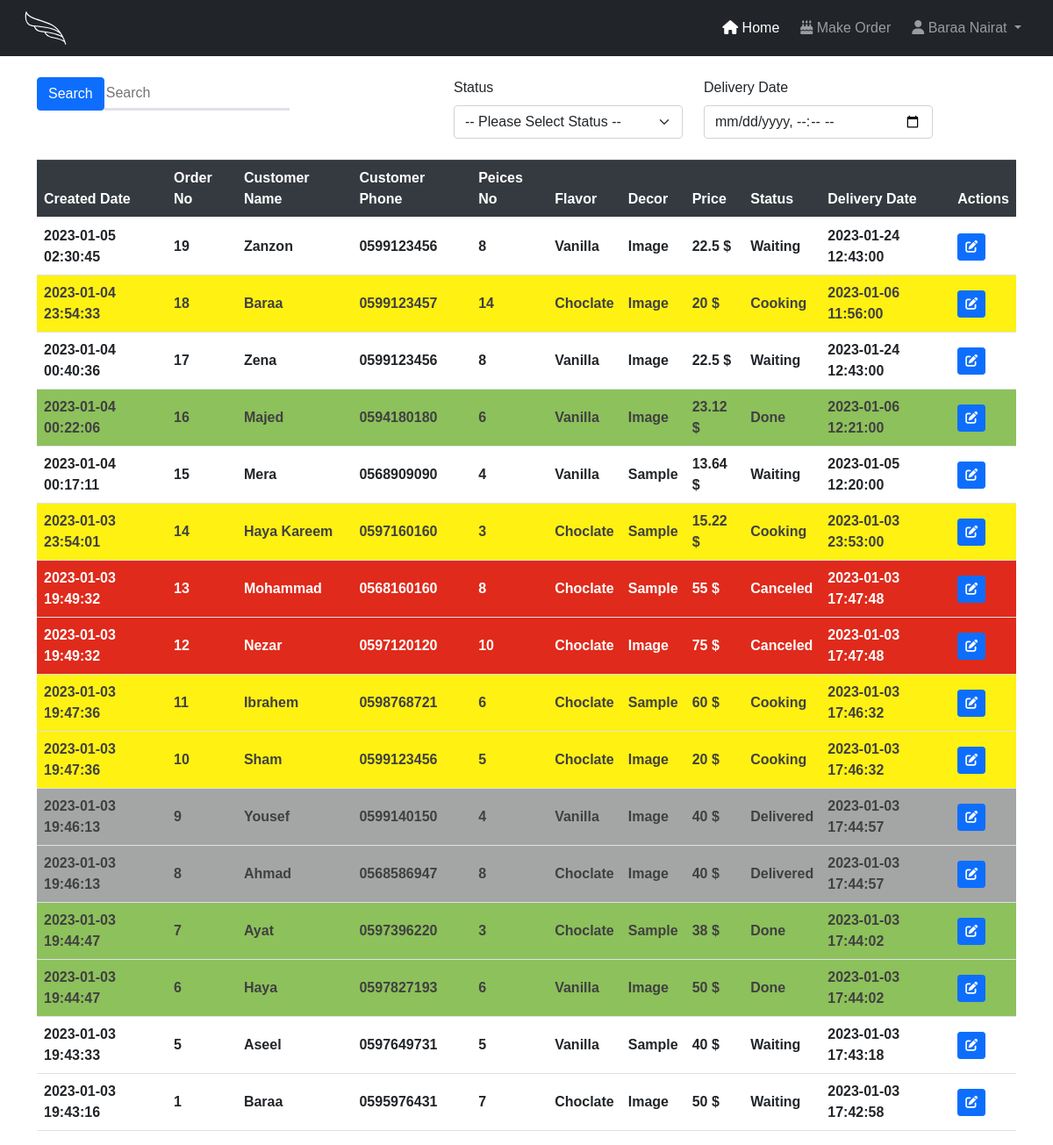
The app's page /index.php (signed in) with its own data.
### tables this page shows
CREATE TABLE IF NOT EXISTS `orders` (
  `id` int(11) NOT NULL AUTO_INCREMENT,
  `customerName` varchar(512) NOT NULL,
  `customerPhone` varchar(15) NOT NULL,
  `deliveryDate` datetime NOT NULL,
  `numberOfPieces` int(11) NOT NULL,
  `flavorId` int(11) NOT NULL,
  `decorId` int(11) NOT NULL,
  `price` float NOT NULL,
  `statusId` int(11) NOT NULL,
  `createdDate` datetime NOT NULL DEFAULT CURRENT_TIMESTAMP,
  PRIMARY KEY (`id`),
  KEY `orders_flafor_flavorId_index` (`flavorId`),
  KEY `orders_decors_decorId_index` (`decorId`),
  KEY `orders_statuses_statusId_index` (`statusId`)
);

CREATE TABLE IF NOT EXISTS `flavor` (
  `id` int(11) NOT NULL AUTO_INCREMENT,
  `flavorName` varchar(512) NOT NULL,
  PRIMARY KEY (`id`)
);

CREATE TABLE IF NOT EXISTS `decors` (
  `id` int(11) NOT NULL AUTO_INCREMENT,
  `decorName` varchar(512) NOT NULL,
  PRIMARY KEY (`id`)
);

CREATE TABLE IF NOT EXISTS `statuses` (
  `id` int(11) NOT NULL AUTO_INCREMENT,
  `statusName` varchar(512) NOT NULL,
  PRIMARY KEY (`id`)
);

### index.php (the view, shortened to what this page needs)
<?php
    include('conn.php');
?>
<!DOCTYPE html>
<html lang="en">
<head>
    <?php include('headers.php'); ?>
    <link rel="stylesheet" href="index.css">
</head>
<body>
    <?php include('navBar.php'); ?>
    <div class='container'>
        <form method = "GET">
            <div class = "row">
                <div class = "col-md-5">
                    <div class="d-flex">
                        <button name = "searchBtn" class="btn btn-primary" type="submit">Search </button>
                        <input class="border border-3 border-top-0 border-start-0 border-end-0"
                            value = "<?php if(isset($_GET['searchBtn'])) echo($_GET['search']); ?>" name = "search" type="search" placeholder="Search" aria-label="Search" style=" outline: none;">
                    </div>
                </div>
                <div class = "col-md-3">
                    <label for="status">Status</label>
                    <select class="form-select" aria-label="Default select example" id= "status" name = "status">
                        <option value = "0">-- Please Select Status --</option>
                    </select>
                </div>
                <div class = "col-md-3">
                <label for="deliveryDate">Delivery Date</label>
                    <input type="datetime-local" class="form-control" id="deliveryDate" name = "deliveryDate" placeholder="delivery Date" value = <?php if(isset($_GET['searchBtn'])) echo($_GET['deliveryDate']); ?>>
                </div>
            </div>
        </form>
        <br>
        <table class="table">
        <thead class="thead-dark">
            <tr>
            <th scope="col">Created Date</th>
            <th scope="col">Order No</th>
            <th scope="col">Customer Name</th>
            <th scope="col">Customer Phone</th>
            <th scope="col">Peices No</th>
            <th scope="col">Flavor</th>
            <th scope="col">Decor</th>
            <th scope="col">Price</th>
            <th scope="col">Status</th>
            <th scope="col">Delivery Date</th>
            <th scope="col">Actions</th>
            </tr>
        </thead>
        <tbody>
            <?php
                $sql = "SELECT o.createdDate, o.id, o.customerName, o.customerPhone, o.numberOfPieces, f.flavorName, de.decorName, o.price, st.id, st.statusName, o.deliveryDate "
                ."FROM orders o JOIN flavor AS f ON o.flavorId = f.id JOIN decors AS de ON o.decorId = de.id JOIN statuses AS st ON o.statusId = st.id ";
                $sql = $sql ."ORDER BY o.id DESC";
                $result = mysqli_query($con,$sql);
                while( $row = mysqli_fetch_array($result)) {
                    ?>
                    <tr
                    style = "background-color: <?php
                    if($row[8] == 2)
                        echo('#FFF112; color: #404040');
                    else if($row[8] == 3)
                        echo('#8DC15C; color: #404040');
                    else if ($row[8] == 4)
                        echo('#A4A5A5; color: #404040');
                    else if ($row[8] == 5)
                        echo('#E02A1B; color: white');
                    ?>">
                        <td style = 'vertical-align: middle; font-weight: bold'><?php echo($row[0]); ?> </th>
                        <td style = 'vertical-align: middle; font-weight: bold'><?php echo($row[1]); ?> </th>
                        <td style = 'vertical-align: middle; font-weight: bold'><?php echo($row[2]); ?></td>
                        <td style = 'vertical-align: middle; font-weight: bold'><?php echo($row[3]); ?></td>
                        <td style = 'vertical-align: middle; font-weight: bold'><?php echo($row[4]); ?></td>
                        <td style = 'vertical-align: middle; font-weight: bold'><?php echo($row[5]); ?></td>
                        <td style = 'vertical-align: middle; font-weight: bold'><?php echo($row[6]); ?></td>
                        <td style = 'vertical-align: middle; font-weight: bold'><?php echo($row[7]. ' $' ); ?></td>
                        <td style = 'vertical-align: middle; font-weight: bold'><?php echo($row[9]); ?></td>
                        <td style = 'vertical-align: middle; font-weight: bold'><?php echo($row[10]); ?></td>
                        <td style = 'vertical-align: middle; font-weight: bold'> <a href="editOrder.php?id=<?php echo($row[1]); ?>" class= "btn btn-primary btn-sm"><i class="fa-solid fa-pen-to-square"></i></a> </td>
                    </tr>
             <?php } ?>
        </tbody>
        </table>
    </div>
</body>
</html>

### headers.php (shortened to what this page needs)
<link rel="stylesheet" href="https://cdn.jsdelivr.net/npm/bootstrap@4.6.2/dist/css/bootstrap.min.css">
<link href="https://cdn.jsdelivr.net/npm/bootstrap@5.1.3/dist/css/bootstrap.min.css" rel="stylesheet">
<link rel="stylesheet" href="https://cdnjs.cloudflare.com/ajax/libs/font-awesome/6.2.1/css/all.min.css" />
<link href="https://cdn.jsdelivr.net/npm/bootstrap@5.0.2/dist/css/bootstrap.min.css" rel="stylesheet">

### navBar.php (shortened to what this page needs)
<nav class="navbar navbar-expand-lg navbar-dark bg-dark">
  <div class="container-fluid">
    <a class="navbar-brand" href="#"></a>
    <div class="collapse navbar-collapse" id="navbarNav">
      <ul class="navbar-nav ms-md-auto gap-2">
        <li class="nav-item rounded">
          <a class="nav-link active" aria-current="page" href="index.php"><i class="fa-solid fa-house"></i> Home</a>
        </li>
        <li class="nav-item rounded">
          <a class="nav-link" href="createOrder.php"><i class="fa-solid fa-cake-candles"></i> Make Order</a>
        </li>
        <li class="nav-item dropdown rounded">
          <a class="nav-link dropdown-toggle" href="#" id="navbarDropdown" role="button" data-bs-toggle="dropdown" aria-expanded="false">
            <i class="fa-solid fa-user"></i>
            <?php if(isset($_SESSION['userInfo'])) echo($_SESSION['userInfo'][1]); ?>
          </a>
        </li>
      </ul>
    </div>
  </div>
</nav>

### index.php (style rules this page uses)
body { font-family: Montserrat, sans-serif; }
.navbar { margin-bottom: 2%; }
.navbar-brand { background-position: center; background-repeat: no-repeat; background-size: contain; width: 48px; height: 48px; }

### records on screen
orders: createdDate "2023-01-05 02:30:45", id "19", customerName "Zanzon", customerPhone "0599123456", numberOfPieces "8", flavorId.flavorName "Vanilla", decorId.decorName "Image", price "22.5", statusId.statusName "Waiting", deliveryDate "2023-01-24 12:43:00"
orders: createdDate "2023-01-04 23:54:33", id "18", customerName "Baraa", customerPhone "0599123457", numberOfPieces "14", flavorId.flavorName "Choclate", decorId.decorName "Image", price "20", statusId.statusName "Cooking", deliveryDate "2023-01-06 11:56:00"
orders: createdDate "2023-01-04 00:40:36", id "17", customerName "Zena", customerPhone "0599123456", numberOfPieces "8", flavorId.flavorName "Vanilla", decorId.decorName "Image", price "22.5", statusId.statusName "Waiting", deliveryDate "2023-01-24 12:43:00"
orders: createdDate "2023-01-04 00:22:06", id "16", customerName "Majed", customerPhone "0594180180", numberOfPieces "6", flavorId.flavorName "Vanilla", decorId.decorName "Image", price "23.12", statusId.statusName "Done", deliveryDate "2023-01-06 12:21:00"
orders: createdDate "2023-01-04 00:17:11", id "15", customerName "Mera", customerPhone "0568909090", numberOfPieces "4", flavorId.flavorName "Vanilla", decorId.decorName "Sample", price "13.64", statusId.statusName "Waiting", deliveryDate "2023-01-05 12:20:00"
orders: createdDate "2023-01-03 23:54:01", id "14", customerName "Haya Kareem", customerPhone "0597160160", numberOfPieces "3", flavorId.flavorName "Choclate", decorId.decorName "Sample", price "15.22", statusId.statusName "Cooking", deliveryDate "2023-01-03 23:53:00"
orders: createdDate "2023-01-03 19:49:32", id "13", customerName "Mohammad", customerPhone "0568160160", numberOfPieces "8", flavorId.flavorName "Choclate", decorId.decorName "Sample", price "55", statusId.statusName "Canceled", deliveryDate "2023-01-03 17:47:48"
orders: createdDate "2023-01-03 19:49:32", id "12", customerName "Nezar", customerPhone "0597120120", numberOfPieces "10", flavorId.flavorName "Choclate", decorId.decorName "Image", price "75", statusId.statusName "Canceled", deliveryDate "2023-01-03 17:47:48"
orders: createdDate "2023-01-03 19:47:36", id "11", customerName "Ibrahem", customerPhone "0598768721", numberOfPieces "6", flavorId.flavorName "Choclate", decorId.decorName "Sample", price "60", statusId.statusName "Cooking", deliveryDate "2023-01-03 17:46:32"
orders: createdDate "2023-01-03 19:47:36", id "10", customerName "Sham", customerPhone "0599123456", numberOfPieces "5", flavorId.flavorName "Choclate", decorId.decorName "Image", price "20", statusId.statusName "Cooking", deliveryDate "2023-01-03 17:46:32"
orders: createdDate "2023-01-03 19:46:13", id "9", customerName "Yousef", customerPhone "0599140150", numberOfPieces "4", flavorId.flavorName "Vanilla", decorId.decorName "Image", price "40", statusId.statusName "Delivered", deliveryDate "2023-01-03 17:44:57"
orders: createdDate "2023-01-03 19:46:13", id "8", customerName "Ahmad", customerPhone "0568586947", numberOfPieces "8", flavorId.flavorName "Choclate", decorId.decorName "Image", price "40", statusId.statusName "Delivered", deliveryDate "2023-01-03 17:44:57"
orders: createdDate "2023-01-03 19:44:47", id "7", customerName "Ayat", customerPhone "0597396220", numberOfPieces "3", flavorId.flavorName "Choclate", decorId.decorName "Sample", price "38", statusId.statusName "Done", deliveryDate "2023-01-03 17:44:02"
orders: createdDate "2023-01-03 19:44:47", id "6", customerName "Haya", customerPhone "0597827193", numberOfPieces "6", flavorId.flavorName "Vanilla", decorId.decorName "Image", price "50", statusId.statusName "Done", deliveryDate "2023-01-03 17:44:02"
orders: createdDate "2023-01-03 19:43:33", id "5", customerName "Aseel", customerPhone "0597649731", numberOfPieces "5", flavorId.flavorName "Vanilla", decorId.decorName "Sample", price "40", statusId.statusName "Waiting", deliveryDate "2023-01-03 17:43:18"
orders: createdDate "2023-01-03 19:43:16", id "1", customerName "Baraa", customerPhone "0595976431", numberOfPieces "7", flavorId.flavorName "Choclate", decorId.decorName "Image", price "50", statusId.statusName "Waiting", deliveryDate "2023-01-03 17:42:58"

### other values on screen
$_SESSION['userInfo'][1] "Baraa Nairat"
